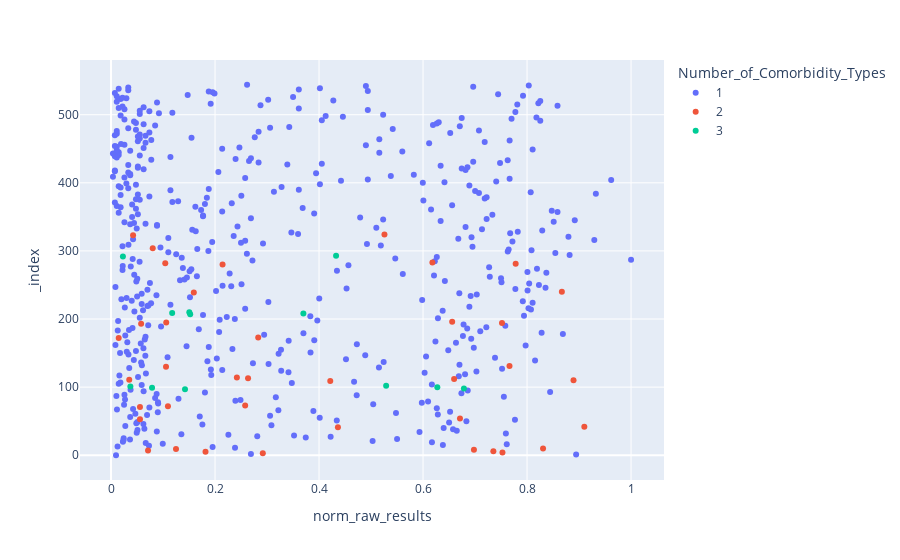

Notebook cell for this chart:
### Code cell
px.scatter(co_subset, x = 'norm_raw_results', color = 'Interpretation')
px.scatter(co_subset, x = 'norm_raw_results', color = 'Number_of_Comorbidity_Types')

### Figure 1 — Plotly figure (JSON) as saved in the notebook; plotly's stock layout.template omitted (floating-point values rounded to 4 significant figures; data arrays with more than 128 entries replaced by an {"elided": "..."} marker saying what was removed)
{"data": [{"hovertemplate": "Number_of_Comorbidity_Types=1<br>norm_raw_results=%{x}<br>_index=%{y}<extra></extra>", "legendgroup": "1", "marker": {"color": "#636efa", "symbol": "circle"}, "mode": "markers", "name": "1", "orientation": "h", "showlegend": true, "type": "scatter", "x": {"elided": "495 float values"}, "xaxis": "x", "y": {"elided": "495 int values"}, "yaxis": "y"}, {"hovertemplate": "Number_of_Comorbidity_Types=2<br>norm_raw_results=%{x}<br>_index=%{y}<extra></extra>", "legendgroup": "2", "marker": {"color": "#EF553B", "symbol": "circle"}, "mode": "markers", "name": "2", "orientation": "h", "showlegend": true, "type": "scatter", "x": [0.2919, 0.7527, 0.1817, 0.7352, 0.07112, 0.6979, 0.1249, 0.8308, 0.4363, 0.9102, 0.05564, 0.671, 0.05564, 0.1094, 0.258, 0.4216, 0.8894, 0.03501, 0.6597, 0.2635, 0.242, 0.1058, 0.7663, 0.01474, 0.283, 0.05786, 0.7518, 0.1061, 0.656, 0.1592, 0.867, 0.2145, 0.7781, 0.1043, 0.618, 0.08017, 0.04238, 0.5258], "xaxis": "x", "y": [3, 4, 5, 6, 7, 8, 9, 10, 41, 42, 53, 54, 71, 72, 73, 109, 110, 111, 112, 113, 114, 130, 131, 172, 173, 193, 194, 195, 196, 239, 240, 280, 281, 282, 283, 304, 323, 324], "yaxis": "y"}, {"hovertemplate": "Number_of_Comorbidity_Types=3<br>norm_raw_results=%{x}<br>_index=%{y}<extra></extra>", "legendgroup": "3", "marker": {"color": "#00cc96", "symbol": "circle"}, "mode": "markers", "name": "3", "orientation": "h", "showlegend": true, "type": "scatter", "x": [0.1422, 0.6786, 0.07886, 0.6275, 0.03722, 0.529, 0.1522, 0.3699, 0.1176, 0.1505, 0.02285, 0.4328], "xaxis": "x", "y": [97, 98, 99, 100, 101, 102, 207, 208, 209, 210, 292, 293], "yaxis": "y"}], "layout": {"legend": {"title": {"text": "Number_of_Comorbidity_Types"}, "tracegroupgap": 0}, "margin": {"t": 60}, "xaxis": {"anchor": "y", "domain": [0, 1], "title": {"text": "norm_raw_results"}}, "yaxis": {"anchor": "x", "domain": [0, 1], "title": {"text": "_index"}}}}
